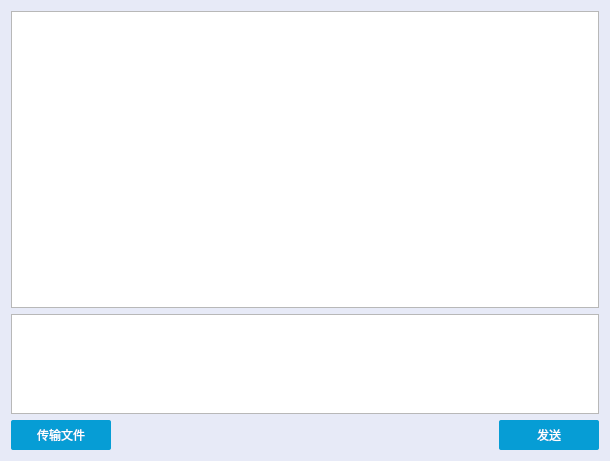
<?xml version="1.0" encoding="UTF-8"?>
<ui version="4.0">
 <class>PrivateChat</class>
 <widget class="QWidget" name="PrivateChat">
  <property name="geometry">
   <rect>
    <x>0</x>
    <y>0</y>
    <width>610</width>
    <height>461</height>
   </rect>
  </property>
  <property name="windowTitle">
   <string>Form</string>
  </property>
  <property name="styleSheet">
   <string notr="true">#PrivateChat{
  border-radius:3px;
  background:#E7EAF7;
}</string>
  </property>
  <layout class="QVBoxLayout" name="verticalLayout">
   <item>
    <widget class="QTextEdit" name="textEdit">
     <property name="sizePolicy">
      <sizepolicy hsizetype="Expanding" vsizetype="Expanding">
       <horstretch>0</horstretch>
       <verstretch>0</verstretch>
      </sizepolicy>
     </property>
    </widget>
   </item>
   <item>
    <widget class="QTextEdit" name="inputEdit">
     <property name="sizePolicy">
      <sizepolicy hsizetype="Expanding" vsizetype="Fixed">
       <horstretch>0</horstretch>
       <verstretch>0</verstretch>
      </sizepolicy>
     </property>
     <property name="minimumSize">
      <size>
       <width>100</width>
       <height>50</height>
      </size>
     </property>
     <property name="maximumSize">
      <size>
       <width>1000</width>
       <height>100</height>
      </size>
     </property>
    </widget>
   </item>
   <item>
    <layout class="QHBoxLayout" name="horizontalLayout">
     <item>
      <widget class="QPushButton" name="fileButton">
       <property name="enabled">
        <bool>true</bool>
       </property>
       <property name="minimumSize">
        <size>
         <width>100</width>
         <height>30</height>
        </size>
       </property>
       <property name="styleSheet">
        <string notr="true">QPushButton{ 
     background-color: rgb(6,157,213); 
     border: none;
     border-radius:2px;
     color:white;
}
QPushButton:hover{ 
     background-color: rgb(75,202,255);
}</string>
       </property>
       <property name="text">
        <string>传输文件</string>
       </property>
      </widget>
     </item>
     <item>
      <spacer name="horizontalSpacer">
       <property name="orientation">
        <enum>Qt::Horizontal</enum>
       </property>
       <property name="sizeHint" stdset="0">
        <size>
         <width>40</width>
         <height>20</height>
        </size>
       </property>
      </spacer>
     </item>
     <item>
      <widget class="QPushButton" name="sendButton">
       <property name="minimumSize">
        <size>
         <width>100</width>
         <height>30</height>
        </size>
       </property>
       <property name="styleSheet">
        <string notr="true">QPushButton{ 
     background-color: rgb(6,157,213); 
     border: none;
     border-radius:2px;
     color:white;
}
QPushButton:hover{ 
     background-color: rgb(75,202,255);
}</string>
       </property>
       <property name="text">
        <string>发送</string>
       </property>
      </widget>
     </item>
    </layout>
   </item>
  </layout>
 </widget>
 <resources/>
 <connections/>
</ui>
